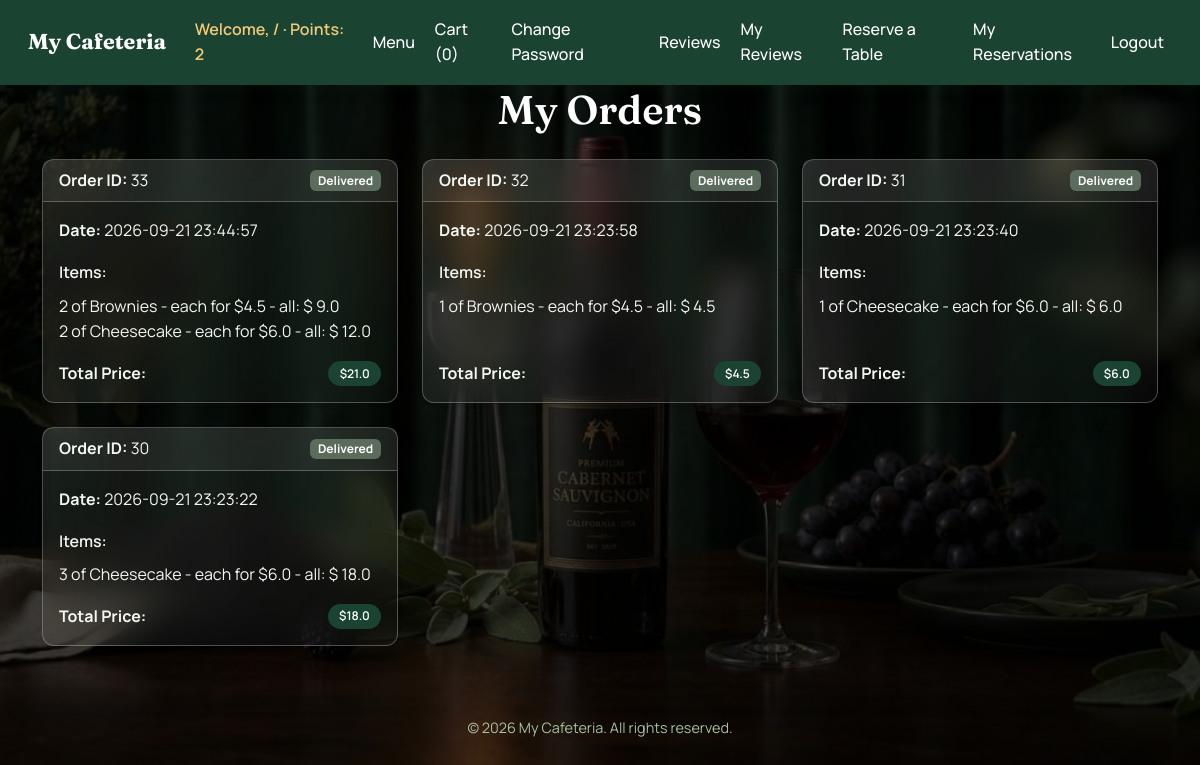
/my_orders (signed in), run on the app's committed database.
### tables this page shows
CREATE TABLE orders (
    id INTEGER PRIMARY KEY AUTOINCREMENT,
    user_id INTEGER NOT NULL,
    total_price REAL NOT NULL CHECK(total_price >= 0),
    status TEXT NOT NULL CHECK(status IN ('pending', 'preparing', 'completed', 'delivered')),
    created_at DATETIME DEFAULT CURRENT_TIMESTAMP,
    reviewed BOOLEAN DEFAULT FALSE CHECK(reviewed IN (TRUE, FALSE)),
    FOREIGN KEY (user_id) REFERENCES users(id)
);

CREATE TABLE order_items (
    id INTEGER PRIMARY KEY AUTOINCREMENT,
    order_id INTEGER NOT NULL,
    menu_item_id INTEGER NOT NULL,
    quantity INTEGER NOT NULL CHECK(quantity > 0),
    price REAL NOT NULL CHECK(price >= 0),
    created_at DATETIME DEFAULT CURRENT_TIMESTAMP,
    FOREIGN KEY (order_id) REFERENCES orders(id),
    FOREIGN KEY (menu_item_id) REFERENCES menu_items(id)
);

CREATE TABLE menu_items (
    id INTEGER PRIMARY KEY AUTOINCREMENT,
    name TEXT NOT NULL unique,
    description TEXT,
    price REAL NOT NULL CHECK(price >= 0),
    category TEXT NOT NULL CHECK(category IN ('main', 'drinks', 'dessert')),
    created_at DATETIME DEFAULT CURRENT_TIMESTAMP,
    is_available BOOLEAN DEFAULT TRUE CHECK(is_available IN (TRUE, FALSE))
);

### app.py (the view)
@app.route("/my_orders")
@login_required
def my_orders():
    user_id = session.get('user_id')
    orders = db.execute("SELECT * FROM orders WHERE user_id = ?", user_id)
    for order in orders:
        order_items = db.execute("SELECT menu_items.name, order_items.price, order_items.quantity FROM order_items JOIN menu_items ON order_items.menu_item_id = menu_items.id WHERE order_items.order_id = ?", order['id'])
        order['items'] = order_items
        total_price = 0
        for item in order_items:
            item['subtotal'] = item['price'] * item['quantity']
            total_price += item['subtotal']
        order['total_price'] = total_price
    return render_template("my_orders.html", orders=sorted(orders, key=lambda x: x['created_at'], reverse=True))

### app.py (called while the page is built)
@app.context_processor
def inject_flash_helpers():
    def flash_class(category):
        mapping = {
            "success": "success",
            "warning": "warning",
            "info": "info",
            "danger": "danger",
            "error": "danger",
        }
        return mapping.get(category or "", "info")
    def format_price(value):
        formatted = f"{float(value):.2f}"
        return formatted.rstrip("0").rstrip(".")
    return {"flash_class": flash_class, "format_price": format_price}

def login_required(func):
    @wraps(func)
    def decorator(*args, **kwargs):
        if session.get("user_id") is None:
            flash('you need to login first!', 'warning')
            return redirect("/login")
        return func(*args, **kwargs)
    return decorator

### templates/my_orders.html (shortened to what this page needs)
{% extends "base.html" %}
{% block content %}
<div class="container orders-page">
    <h1 class="mb-4 text-center">My Orders</h1>
    {% if orders %}
        <div class="row g-4">
            {% for order in orders %}
                <div class="col-12 col-md-6 col-lg-4">
                    <div class="card h-100 shadow-sm order-summary-card">
                        <div class="card-header d-flex justify-content-between align-items-center">
                            <span class="order-number"><strong>Order ID:</strong> {{ order.id }}</span>
                            {% if order.status == 'completed' %}
                                <span class="badge bg-success">Ready</span>
                            {% else %}
                                <span class="badge bg-secondary">{{ order.status|capitalize }}</span>
                            {% endif %}
                        </div>
                        <div class="card-body d-flex flex-column">
                            <p class="order-date mb-3"><strong>Date:</strong> {{ order.created_at }}</p>
                            <p class="fw-semibold mb-2">Items:</p>
                            <ul class="list-unstyled order-items-list mb-3">
                                {% for item in order['items'] %}
                                    <li class="order-item-line">{{item['quantity']}} of {{ item['name'] }} - each for ${{ item['price'] }} - all: $ {{item['subtotal']}} </li>
                                {% endfor %}
                            </ul>
                            <div class="order-total mt-auto d-flex justify-content-between align-items-center">
                                <strong>Total Price:</strong>
                                <span class="badge subtotal-badge">${{ order.total_price }}</span>
                            </div>
                        </div>
                    </div>
                </div>
            {% endfor %}
        </div>
    {% else %}
        <p class="text-center text-muted fs-5 py-5 mb-0">You have no orders.</p>
    {% endif %}
</div>
{% endblock %}

### static/style.css (style rules this page uses)
:root { --color-primary: #1B4332; --color-primary-light: #2D6A4F; --color-primary-dark: #0D2818; --color-secondary: #7C9473; --color-secondary-light: #A8BFA0; --color-secondary-dark: #5A7052; --color-background: #0B3541; --color-surface: #C6D4B0; --color-card: #FFFFFF; --color-card-border: #A9BC8E; --color-card-muted: #DDD2B9; --color-navy: #16213E; --color-text: #1C2A20; --color-text-muted: #5B6B5C; --color-text-on-primary: #FFFFFF; --color-accent: #7485b43f; --color-accent-light: #64ca8f94; --color-accent-dark: #3c446b; --color-success: #2B8C55; --color-warning: #C1682F; --color-danger: #B3403A; --color-info: #3E6FA0; --shadow-sm: 0 1px 3px rgba(28, 42, 32, 0.10); --shadow-md: 0 4px 14px rgba(28, 42, 32, 0.16); --radius-sm: 6px; --radius-md: 12px; --font-heading: 'Fraunces', Georgia, serif; --font-body: 'Manrope', -apple-system, BlinkMacSystemFont, "Segoe UI", sans-serif; --glass-bg: linear-gradient(135deg, rgba(255,255,255,0.09), rgba(255,255,255,0.03)); --glass-border: rgba(255, 255, 255, 0.26); --glass-blur: blur(16px) saturate(160%); --glass-shadow: 0 8px 32px rgba(0, 0, 0, 0.35), inset 0 1px 0 rgba(255,255,255,0.14); --glass-shadow-hover: 0 14px 44px rgba(0, 0, 0, 0.45), inset 0 1px 0 rgba(255,255,255,0.18); --color-text-glass: #F3F7F1; --color-text-glass-muted: rgba(243, 247, 241, 0.72); --color-neon: #34E3A1; --color-neon-glow: rgba(52, 227, 161, 0.55); --color-neon-glow-soft: rgba(52, 227, 161, 0.28); --glass-input-bg: rgba(0, 0, 0, 0.28); --glass-input-border: rgba(255, 255, 255, 0.30); --color-label: #20afb4; }
* { box-sizing: border-box; }
body { margin: 0; background-image: linear-gradient(rgba(0, 0, 0, 0.7), rgba(0, 0, 0, 0.7)), url('images/B.jpg'); background-size: cover; background-position: center; background-repeat: no-repeat; background-attachment: fixed; color: var(--color-text-on-primary); font-family: var(--font-body); line-height: 1.6; }
h1, h2, h3, h4, h5, h6 { font-family: var(--font-heading); color: var(--color-text-on-primary); font-weight: 600; line-height: 1.25; }
.card { background: var(--glass-bg); border: 1px solid var(--glass-border); border-radius: var(--radius-md); box-shadow: var(--glass-shadow); backdrop-filter: var(--glass-blur); -webkit-backdrop-filter: var(--glass-blur); color: var(--color-text-glass); }
.card-header { background: rgba(255, 255, 255, 0.06); border-bottom: 1px solid var(--glass-border); color: var(--color-text-glass); }
.badge.bg-secondary { background-color: var(--color-text-muted) !important; }
.subtotal-badge { background-color: var(--color-primary); color: var(--color-text-on-primary); font-weight: 600; border-radius: 999px; padding: 0.4rem 0.7rem; }

### data on the page
orders: id "33", status "Delivered", created_at "2026-09-21 23:44:57", total_price "21.0"
order_items: quantity "2", name "Brownies", price "4.5", subtotal "9.0"
order_items: quantity "2", name "Cheesecake", price "6.0", subtotal "12.0"
orders: id "32", status "Delivered", created_at "2026-09-21 23:23:58", total_price "4.5"
order_items: quantity "1", name "Brownies", price "4.5", subtotal "4.5"
orders: id "31", status "Delivered", created_at "2026-09-21 23:23:40", total_price "6.0"
order_items: quantity "1", name "Cheesecake", price "6.0", subtotal "6.0"
orders: id "30", status "Delivered", created_at "2026-09-21 23:23:22", total_price "18.0"
order_items: quantity "3", name "Cheesecake", price "6.0", subtotal "18.0"

### other printed values
{{ session['user_name'] }} "/"
{{ session["points"] }} "2"
{{ session['cart']|length if session.get('cart') else 0 }} "0"
